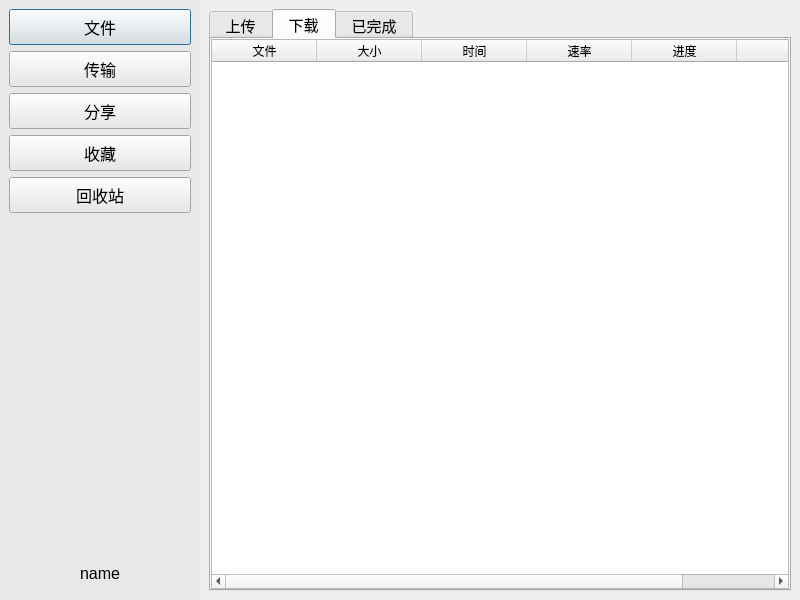
<?xml version="1.0" encoding="UTF-8"?>
<ui version="4.0">
 <class>MainDialog</class>
 <widget class="QDialog" name="MainDialog">
  <property name="geometry">
   <rect>
    <x>0</x>
    <y>0</y>
    <width>800</width>
    <height>600</height>
   </rect>
  </property>
  <property name="windowTitle">
   <string>MainDialog</string>
  </property>
  <layout class="QHBoxLayout" name="horizontalLayout">
   <property name="spacing">
    <number>0</number>
   </property>
   <property name="leftMargin">
    <number>0</number>
   </property>
   <property name="topMargin">
    <number>0</number>
   </property>
   <property name="rightMargin">
    <number>0</number>
   </property>
   <property name="bottomMargin">
    <number>0</number>
   </property>
   <item>
    <widget class="QWidget" name="wdg_left" native="true">
     <property name="minimumSize">
      <size>
       <width>200</width>
       <height>0</height>
      </size>
     </property>
     <property name="maximumSize">
      <size>
       <width>200</width>
       <height>16777215</height>
      </size>
     </property>
     <property name="font">
      <font>
       <pointsize>11</pointsize>
      </font>
     </property>
     <property name="styleSheet">
      <string notr="true">background-color: rgb(232, 232, 232);</string>
     </property>
     <layout class="QVBoxLayout" name="verticalLayout">
      <item>
       <widget class="QPushButton" name="pb_file">
        <property name="minimumSize">
         <size>
          <width>0</width>
          <height>36</height>
         </size>
        </property>
        <property name="maximumSize">
         <size>
          <width>16777215</width>
          <height>36</height>
         </size>
        </property>
        <property name="font">
         <font>
          <pointsize>12</pointsize>
         </font>
        </property>
        <property name="text">
         <string>文件</string>
        </property>
        <property name="icon">
         <iconset resource="resource.qrc">
          <normaloff>:/images/file.png</normaloff>:/images/file.png</iconset>
        </property>
        <property name="iconSize">
         <size>
          <width>36</width>
          <height>36</height>
         </size>
        </property>
       </widget>
      </item>
      <item>
       <widget class="QPushButton" name="pb_transmit">
        <property name="minimumSize">
         <size>
          <width>0</width>
          <height>36</height>
         </size>
        </property>
        <property name="maximumSize">
         <size>
          <width>16777215</width>
          <height>36</height>
         </size>
        </property>
        <property name="font">
         <font>
          <pointsize>12</pointsize>
         </font>
        </property>
        <property name="text">
         <string>传输</string>
        </property>
        <property name="icon">
         <iconset resource="resource.qrc">
          <normaloff>:/images/transmit.ico</normaloff>:/images/transmit.ico</iconset>
        </property>
        <property name="iconSize">
         <size>
          <width>36</width>
          <height>36</height>
         </size>
        </property>
       </widget>
      </item>
      <item>
       <widget class="QPushButton" name="pb_share">
        <property name="minimumSize">
         <size>
          <width>0</width>
          <height>36</height>
         </size>
        </property>
        <property name="maximumSize">
         <size>
          <width>16777215</width>
          <height>36</height>
         </size>
        </property>
        <property name="font">
         <font>
          <pointsize>12</pointsize>
         </font>
        </property>
        <property name="text">
         <string>分享</string>
        </property>
        <property name="icon">
         <iconset resource="resource.qrc">
          <normaloff>:/images/share.png</normaloff>:/images/share.png</iconset>
        </property>
        <property name="iconSize">
         <size>
          <width>36</width>
          <height>36</height>
         </size>
        </property>
       </widget>
      </item>
      <item>
       <widget class="QPushButton" name="pb_store">
        <property name="minimumSize">
         <size>
          <width>0</width>
          <height>36</height>
         </size>
        </property>
        <property name="maximumSize">
         <size>
          <width>16777215</width>
          <height>36</height>
         </size>
        </property>
        <property name="font">
         <font>
          <pointsize>12</pointsize>
         </font>
        </property>
        <property name="text">
         <string>收藏</string>
        </property>
        <property name="iconSize">
         <size>
          <width>36</width>
          <height>36</height>
         </size>
        </property>
       </widget>
      </item>
      <item>
       <widget class="QPushButton" name="pb_recyclebin">
        <property name="minimumSize">
         <size>
          <width>0</width>
          <height>36</height>
         </size>
        </property>
        <property name="maximumSize">
         <size>
          <width>16777215</width>
          <height>36</height>
         </size>
        </property>
        <property name="font">
         <font>
          <pointsize>12</pointsize>
         </font>
        </property>
        <property name="text">
         <string>回收站</string>
        </property>
       </widget>
      </item>
      <item>
       <spacer name="verticalSpacer">
        <property name="orientation">
         <enum>Qt::Vertical</enum>
        </property>
        <property name="sizeHint" stdset="0">
         <size>
          <width>20</width>
          <height>360</height>
         </size>
        </property>
       </spacer>
      </item>
      <item>
       <widget class="QPushButton" name="pb_name">
        <property name="minimumSize">
         <size>
          <width>0</width>
          <height>36</height>
         </size>
        </property>
        <property name="maximumSize">
         <size>
          <width>16777215</width>
          <height>36</height>
         </size>
        </property>
        <property name="font">
         <font>
          <pointsize>12</pointsize>
         </font>
        </property>
        <property name="text">
         <string>name</string>
        </property>
        <property name="icon">
         <iconset resource="resource.qrc">
          <normaloff>:/face/btn_avatar_a80.png</normaloff>:/face/btn_avatar_a80.png</iconset>
        </property>
        <property name="iconSize">
         <size>
          <width>36</width>
          <height>36</height>
         </size>
        </property>
        <property name="flat">
         <bool>true</bool>
        </property>
       </widget>
      </item>
     </layout>
    </widget>
   </item>
   <item>
    <widget class="QWidget" name="wdg_right" native="true">
     <layout class="QVBoxLayout" name="verticalLayout_2">
      <item>
       <widget class="QStackedWidget" name="sw_page">
        <property name="font">
         <font>
          <pointsize>11</pointsize>
         </font>
        </property>
        <property name="contextMenuPolicy">
         <enum>Qt::CustomContextMenu</enum>
        </property>
        <property name="currentIndex">
         <number>1</number>
        </property>
        <widget class="QWidget" name="page_file">
         <layout class="QVBoxLayout" name="verticalLayout_3">
          <property name="leftMargin">
           <number>0</number>
          </property>
          <property name="topMargin">
           <number>0</number>
          </property>
          <property name="rightMargin">
           <number>0</number>
          </property>
          <property name="bottomMargin">
           <number>0</number>
          </property>
          <item>
           <widget class="QWidget" name="wdg_right_top" native="true">
            <property name="minimumSize">
             <size>
              <width>0</width>
              <height>31</height>
             </size>
            </property>
            <property name="maximumSize">
             <size>
              <width>16777215</width>
              <height>31</height>
             </size>
            </property>
            <property name="font">
             <font>
              <family>微软雅黑</family>
              <pointsize>11</pointsize>
             </font>
            </property>
            <layout class="QHBoxLayout" name="horizontalLayout_2">
             <property name="leftMargin">
              <number>2</number>
             </property>
             <property name="topMargin">
              <number>0</number>
             </property>
             <property name="rightMargin">
              <number>2</number>
             </property>
             <property name="bottomMargin">
              <number>0</number>
             </property>
             <item>
              <widget class="QPushButton" name="pb_prev">
               <property name="minimumSize">
                <size>
                 <width>30</width>
                 <height>30</height>
                </size>
               </property>
               <property name="maximumSize">
                <size>
                 <width>30</width>
                 <height>30</height>
                </size>
               </property>
               <property name="text">
                <string>&lt;</string>
               </property>
               <property name="flat">
                <bool>true</bool>
               </property>
              </widget>
             </item>
             <item>
              <widget class="QPushButton" name="pb_next">
               <property name="minimumSize">
                <size>
                 <width>30</width>
                 <height>30</height>
                </size>
               </property>
               <property name="maximumSize">
                <size>
                 <width>30</width>
                 <height>30</height>
                </size>
               </property>
               <property name="text">
                <string>&gt;</string>
               </property>
               <property name="flat">
                <bool>true</bool>
               </property>
              </widget>
             </item>
             <item>
              <widget class="QLabel" name="lb_path">
               <property name="minimumSize">
                <size>
                 <width>0</width>
                 <height>30</height>
                </size>
               </property>
               <property name="maximumSize">
                <size>
                 <width>16777215</width>
                 <height>30</height>
                </size>
               </property>
               <property name="text">
                <string>/</string>
               </property>
              </widget>
             </item>
             <item>
              <spacer name="horizontalSpacer">
               <property name="orientation">
                <enum>Qt::Horizontal</enum>
               </property>
               <property name="sizeHint" stdset="0">
                <size>
                 <width>411</width>
                 <height>20</height>
                </size>
               </property>
              </spacer>
             </item>
             <item>
              <widget class="QPushButton" name="pb_search">
               <property name="minimumSize">
                <size>
                 <width>30</width>
                 <height>30</height>
                </size>
               </property>
               <property name="maximumSize">
                <size>
                 <width>30</width>
                 <height>30</height>
                </size>
               </property>
               <property name="text">
                <string/>
               </property>
               <property name="icon">
                <iconset resource="resource.qrc">
                 <normaloff>:/images/search.png</normaloff>:/images/search.png</iconset>
               </property>
               <property name="iconSize">
                <size>
                 <width>30</width>
                 <height>30</height>
                </size>
               </property>
               <property name="flat">
                <bool>true</bool>
               </property>
              </widget>
             </item>
             <item>
              <widget class="QPushButton" name="pb_addFile">
               <property name="minimumSize">
                <size>
                 <width>30</width>
                 <height>30</height>
                </size>
               </property>
               <property name="maximumSize">
                <size>
                 <width>30</width>
                 <height>30</height>
                </size>
               </property>
               <property name="text">
                <string/>
               </property>
               <property name="icon">
                <iconset resource="resource.qrc">
                 <normaloff>:/images/addFile.png</normaloff>:/images/addFile.png</iconset>
               </property>
               <property name="iconSize">
                <size>
                 <width>30</width>
                 <height>30</height>
                </size>
               </property>
               <property name="flat">
                <bool>true</bool>
               </property>
              </widget>
             </item>
            </layout>
           </widget>
          </item>
          <item>
           <widget class="QWidget" name="wdg_right_bottom" native="true">
            <layout class="QVBoxLayout" name="verticalLayout_4">
             <property name="leftMargin">
              <number>0</number>
             </property>
             <property name="topMargin">
              <number>0</number>
             </property>
             <property name="rightMargin">
              <number>0</number>
             </property>
             <property name="bottomMargin">
              <number>0</number>
             </property>
             <item>
              <widget class="QTableWidget" name="table_file">
               <property name="contextMenuPolicy">
                <enum>Qt::CustomContextMenu</enum>
               </property>
               <property name="editTriggers">
                <set>QAbstractItemView::NoEditTriggers</set>
               </property>
               <property name="selectionBehavior">
                <enum>QAbstractItemView::SelectRows</enum>
               </property>
               <attribute name="horizontalHeaderDefaultSectionSize">
                <number>180</number>
               </attribute>
               <attribute name="horizontalHeaderStretchLastSection">
                <bool>true</bool>
               </attribute>
               <attribute name="verticalHeaderVisible">
                <bool>false</bool>
               </attribute>
               <column>
                <property name="text">
                 <string>文件</string>
                </property>
               </column>
               <column>
                <property name="text">
                 <string>大小</string>
                </property>
               </column>
               <column>
                <property name="text">
                 <string>时间</string>
                </property>
               </column>
              </widget>
             </item>
            </layout>
           </widget>
          </item>
         </layout>
        </widget>
        <widget class="QWidget" name="page_transmit">
         <layout class="QVBoxLayout" name="verticalLayout_5">
          <property name="leftMargin">
           <number>0</number>
          </property>
          <property name="topMargin">
           <number>0</number>
          </property>
          <property name="rightMargin">
           <number>0</number>
          </property>
          <property name="bottomMargin">
           <number>0</number>
          </property>
          <item>
           <widget class="QTabWidget" name="tw_transmit">
            <property name="contextMenuPolicy">
             <enum>Qt::PreventContextMenu</enum>
            </property>
            <property name="currentIndex">
             <number>1</number>
            </property>
            <widget class="QWidget" name="tab_upload">
             <attribute name="title">
              <string> 上传 </string>
             </attribute>
             <layout class="QVBoxLayout" name="verticalLayout_6">
              <property name="leftMargin">
               <number>0</number>
              </property>
              <property name="topMargin">
               <number>0</number>
              </property>
              <property name="rightMargin">
               <number>0</number>
              </property>
              <property name="bottomMargin">
               <number>0</number>
              </property>
              <item>
               <widget class="QTableWidget" name="table_upload">
                <property name="contextMenuPolicy">
                 <enum>Qt::CustomContextMenu</enum>
                </property>
                <property name="editTriggers">
                 <set>QAbstractItemView::NoEditTriggers</set>
                </property>
                <property name="selectionBehavior">
                 <enum>QAbstractItemView::SelectRows</enum>
                </property>
                <attribute name="horizontalHeaderDefaultSectionSize">
                 <number>105</number>
                </attribute>
                <attribute name="horizontalHeaderStretchLastSection">
                 <bool>true</bool>
                </attribute>
                <attribute name="verticalHeaderVisible">
                 <bool>false</bool>
                </attribute>
                <column>
                 <property name="text">
                  <string>文件</string>
                 </property>
                </column>
                <column>
                 <property name="text">
                  <string>大小</string>
                 </property>
                </column>
                <column>
                 <property name="text">
                  <string>时间</string>
                 </property>
                </column>
                <column>
                 <property name="text">
                  <string>网速</string>
                 </property>
                </column>
                <column>
                 <property name="text">
                  <string>进度</string>
                 </property>
                </column>
                <column>
                 <property name="text">
                  <string/>
                 </property>
                </column>
               </widget>
              </item>
             </layout>
            </widget>
            <widget class="QWidget" name="tab_download">
             <attribute name="title">
              <string> 下载 </string>
             </attribute>
             <layout class="QVBoxLayout" name="verticalLayout_7">
              <property name="leftMargin">
               <number>0</number>
              </property>
              <property name="topMargin">
               <number>0</number>
              </property>
              <property name="rightMargin">
               <number>0</number>
              </property>
              <property name="bottomMargin">
               <number>0</number>
              </property>
              <item>
               <widget class="QTableWidget" name="table_download">
                <property name="contextMenuPolicy">
                 <enum>Qt::CustomContextMenu</enum>
                </property>
                <property name="editTriggers">
                 <set>QAbstractItemView::NoEditTriggers</set>
                </property>
                <property name="selectionBehavior">
                 <enum>QAbstractItemView::SelectRows</enum>
                </property>
                <attribute name="horizontalHeaderDefaultSectionSize">
                 <number>105</number>
                </attribute>
                <attribute name="horizontalHeaderStretchLastSection">
                 <bool>true</bool>
                </attribute>
                <attribute name="verticalHeaderVisible">
                 <bool>false</bool>
                </attribute>
                <column>
                 <property name="text">
                  <string>文件</string>
                 </property>
                </column>
                <column>
                 <property name="text">
                  <string>大小</string>
                 </property>
                </column>
                <column>
                 <property name="text">
                  <string>时间</string>
                 </property>
                </column>
                <column>
                 <property name="text">
                  <string>速率</string>
                 </property>
                </column>
                <column>
                 <property name="text">
                  <string>进度</string>
                 </property>
                </column>
                <column>
                 <property name="text">
                  <string/>
                 </property>
                </column>
               </widget>
              </item>
             </layout>
            </widget>
            <widget class="QWidget" name="tab_complete">
             <attribute name="title">
              <string> 已完成 </string>
             </attribute>
             <layout class="QVBoxLayout" name="verticalLayout_8">
              <property name="leftMargin">
               <number>0</number>
              </property>
              <property name="topMargin">
               <number>0</number>
              </property>
              <property name="rightMargin">
               <number>0</number>
              </property>
              <property name="bottomMargin">
               <number>0</number>
              </property>
              <item>
               <widget class="QTableWidget" name="table_complate">
                <property name="editTriggers">
                 <set>QAbstractItemView::NoEditTriggers</set>
                </property>
                <property name="selectionBehavior">
                 <enum>QAbstractItemView::SelectRows</enum>
                </property>
                <attribute name="horizontalHeaderDefaultSectionSize">
                 <number>145</number>
                </attribute>
                <attribute name="horizontalHeaderStretchLastSection">
                 <bool>true</bool>
                </attribute>
                <attribute name="verticalHeaderVisible">
                 <bool>false</bool>
                </attribute>
                <column>
                 <property name="text">
                  <string>文件</string>
                 </property>
                </column>
                <column>
                 <property name="text">
                  <string>大小</string>
                 </property>
                </column>
                <column>
                 <property name="text">
                  <string>时间</string>
                 </property>
                </column>
                <column>
                 <property name="text">
                  <string/>
                 </property>
                </column>
               </widget>
              </item>
             </layout>
            </widget>
           </widget>
          </item>
         </layout>
        </widget>
        <widget class="QWidget" name="page_share">
         <layout class="QVBoxLayout" name="verticalLayout_9">
          <property name="leftMargin">
           <number>0</number>
          </property>
          <property name="topMargin">
           <number>0</number>
          </property>
          <property name="rightMargin">
           <number>0</number>
          </property>
          <property name="bottomMargin">
           <number>0</number>
          </property>
          <item>
           <widget class="QTabWidget" name="tw_share">
            <property name="currentIndex">
             <number>0</number>
            </property>
            <widget class="QWidget" name="tab_myShare">
             <attribute name="title">
              <string> 我的分享 </string>
             </attribute>
             <layout class="QVBoxLayout" name="verticalLayout_10">
              <property name="leftMargin">
               <number>0</number>
              </property>
              <property name="topMargin">
               <number>0</number>
              </property>
              <property name="rightMargin">
               <number>0</number>
              </property>
              <property name="bottomMargin">
               <number>0</number>
              </property>
              <item>
               <widget class="QTableWidget" name="table_share">
                <property name="editTriggers">
                 <set>QAbstractItemView::NoEditTriggers</set>
                </property>
                <attribute name="horizontalHeaderDefaultSectionSize">
                 <number>120</number>
                </attribute>
                <attribute name="horizontalHeaderStretchLastSection">
                 <bool>true</bool>
                </attribute>
                <attribute name="verticalHeaderVisible">
                 <bool>false</bool>
                </attribute>
                <column>
                 <property name="text">
                  <string>文件</string>
                 </property>
                </column>
                <column>
                 <property name="text">
                  <string>大小</string>
                 </property>
                </column>
                <column>
                 <property name="text">
                  <string>时间</string>
                 </property>
                </column>
                <column>
                 <property name="text">
                  <string>分享码</string>
                 </property>
                </column>
               </widget>
              </item>
             </layout>
            </widget>
           </widget>
          </item>
         </layout>
        </widget>
       </widget>
      </item>
     </layout>
    </widget>
   </item>
  </layout>
 </widget>
 <resources>
  <include location="resource.qrc"/>
 </resources>
 <connections/>
</ui>
